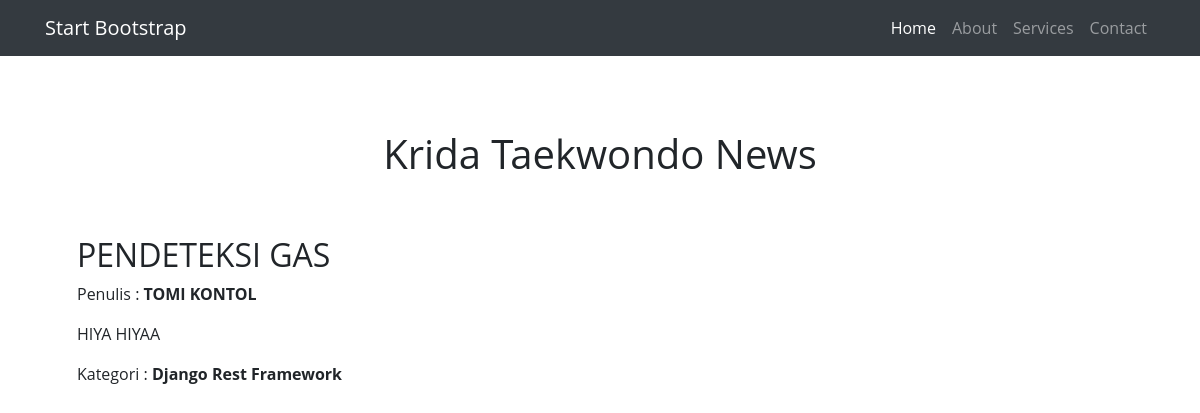
/blog/, run on an earlier commit of the app's database.
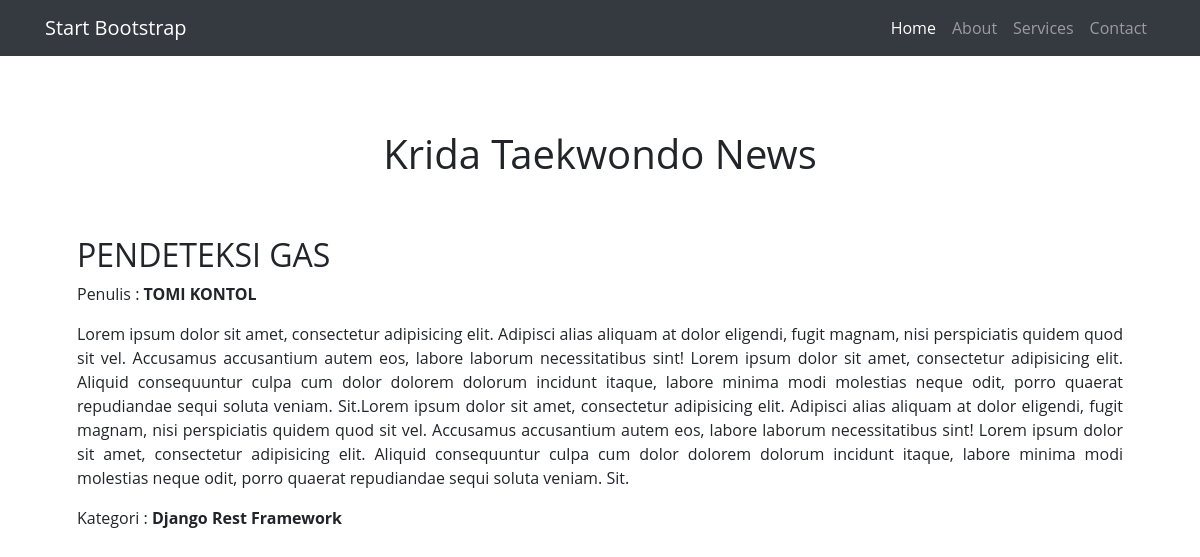
And on a later commit of the database.
### zwinkle/models.py (models this page shows)
class PostModel(models.Model):
    judul   = models.CharField(max_length=100)
    penulis   = models.CharField(max_length=100)
    isi   = models.CharField(max_length=1000)
    kategori   = models.CharField(
        max_length=100,
        choices=CHOICES,
        default=1,
    )
    def __str__(self):
        return "{}.{}".format(self.id,self.judul)

### zwinkle/views.py (the view)
# urls.py: path('', views.home_post, name="blog"),
def home_post(request):
    PostTemp = PostModel.objects.all()
    print(PostTemp)
    context = {
        'page_title':'Krida Taekwondo News',
        'PostView':PostTemp,
    }
    return render(request, 'base_post.html', context)

### zwinkle/templates/base_post.html (shortened to what this page needs)
<!DOCTYPE html>
<html lang="en">
  <head>
    <link rel="stylesheet" href="https://stackpath.bootstrapcdn.com/bootstrap/4.2.1/css/bootstrap.min.css">
  </head>
  <body>
    <nav class="navbar navbar-expand-lg navbar-dark bg-dark static-top">
      <div class="container">
        <a class="navbar-brand" href="{% url 'rumah' %}">Start Bootstrap</a>
        <div class="collapse navbar-collapse" id="navbarResponsive">
          <ul class="navbar-nav ml-auto">
            <li class="nav-item active">
              <a class="nav-link" href="#">Home
              </a>
            </li>
            <li class="nav-item">
              <a class="nav-link" href="#">About</a>
            </li>
            <li class="nav-item">
              <a class="nav-link" href="#">Services</a>
            </li>
            <li class="nav-item">
              <a class="nav-link" href="#">Contact</a>
            </li>
          </ul>
        </div>
      </div>
    </nav>
{% block content %}
    <div class="container" style="padding-top:10px">
        <div class="jumbotron vertical-center" style="background:inherit">
          <h1 style="text-align:center">{{page_title}}</h1>
            <form method="post" >
                {% for post in PostView %}
                    <h2 style="padding-top:50px">{{post.judul}}</h2>
                <p>Penulis : <b>{{post.penulis}}</b></p>
                    <p style="text-align:justify">{{post.isi}}</p>
                <p >Kategori : <b>{{post.kategori}}</b></p>
                {% endfor%}
            </form>
      </div>
    </div>
{% endblock %}
  </body>
</html>

What changed in the data, as far as the page shows it:
changed PostModel "PENDETEKSI GAS": isi "HIYA HIYAA" → "Lorem ipsum dolor sit amet, consectetur adipisicing elit. Adipisci alias aliquam at dolor eligendi, fugit magnam, nisi perspiciatis quidem quod sit vel. Accusamus accusantium autem eos, labore laborum necessitatibus sint! Lorem ipsum dolor sit amet, consectetur adipisicing elit. Aliquid consequuntur culpa cum dolor dolorem dolorum incidunt itaque, labore minima modi molestias neque odit, porro quaerat repudiandae sequi soluta veniam. Sit.Lorem ipsum dolor sit amet, consectetur adipisicing elit. Adipisci alias aliquam at dolor eligendi, fugit magnam, nisi perspiciatis quidem quod sit vel. Accusamus accusantium autem eos, labore laborum necessitatibus sint! Lorem ipsum dolor sit amet,…"
